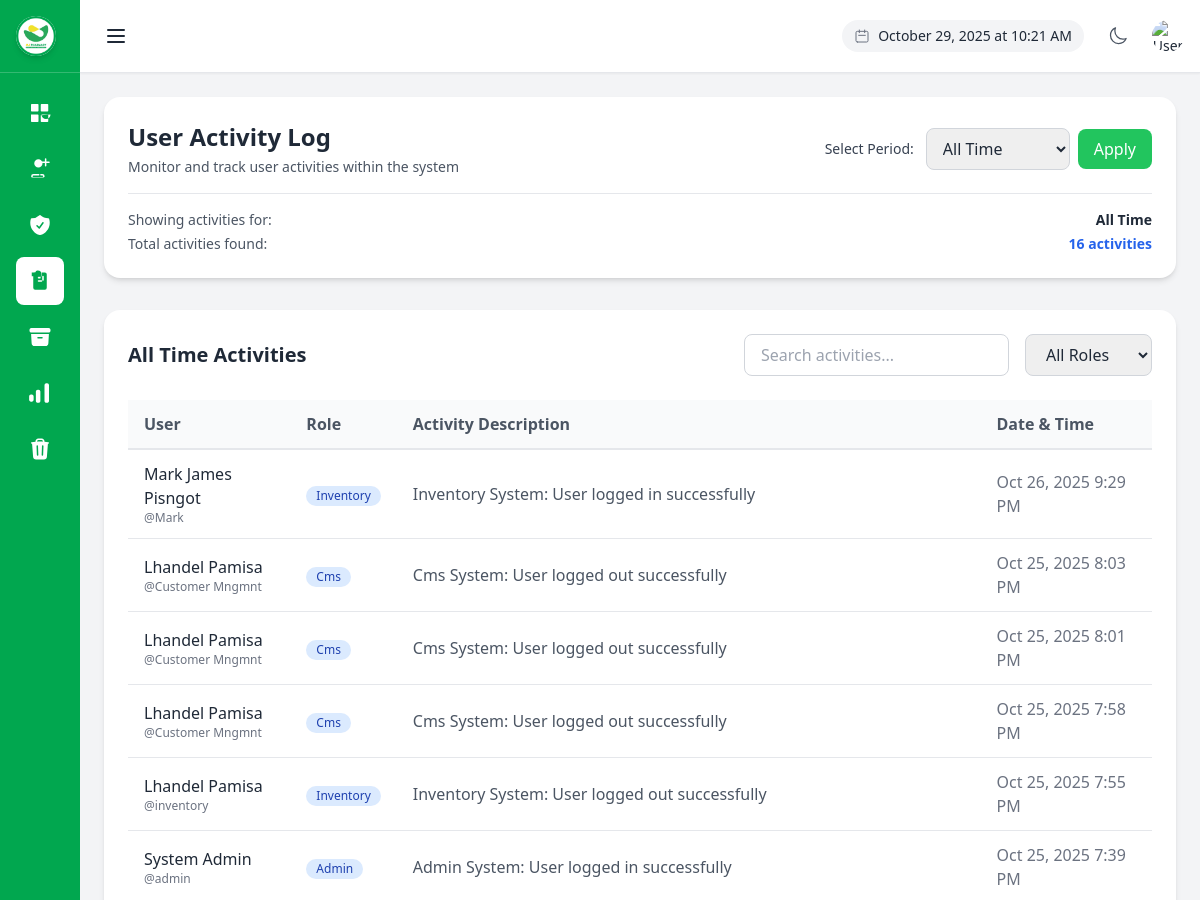
The app's page /admin_portal/user_activity_log.php (signed in, upper part), older data.
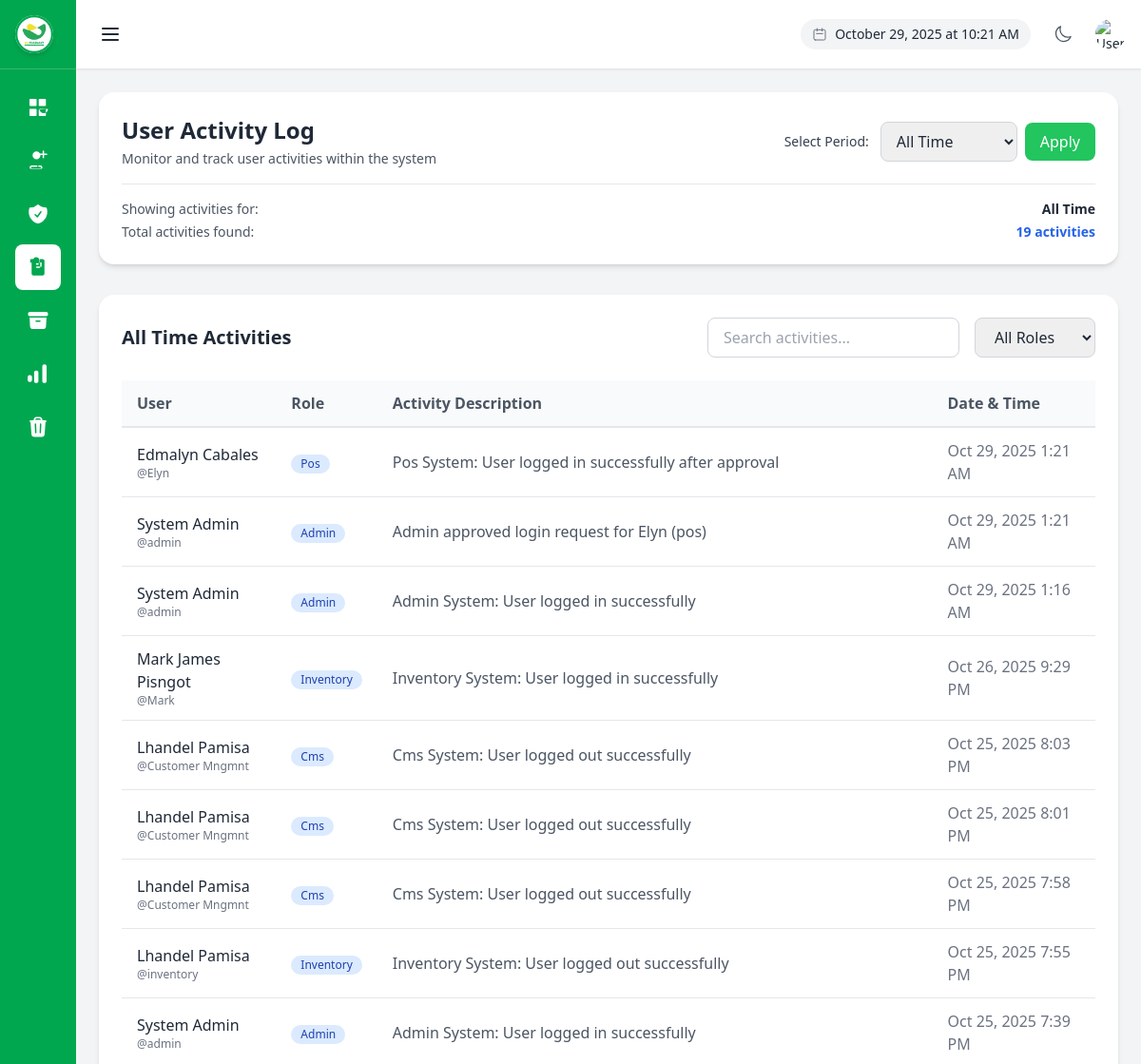
The same page, newer data.
### tables this page shows
CREATE TABLE `user_activity_log` (
  `id` int(11) NOT NULL,
  `user_id` int(11) NOT NULL,
  `action_description` text NOT NULL,
  `timestamp` datetime NOT NULL DEFAULT current_timestamp()
);

CREATE TABLE `users` (
  `id` int(11) NOT NULL,
  `last_name` varchar(255) NOT NULL,
  `first_name` varchar(255) NOT NULL,
  `middle_name` varchar(255) DEFAULT NULL,
  `username` varchar(255) NOT NULL,
  `email` varchar(255) DEFAULT NULL,
  `password` varchar(255) NOT NULL,
  `role` varchar(50) NOT NULL,
  `profile_image` varchar(255) DEFAULT NULL
);

### admin_portal/user_activity_log.php (the view, shortened to what the changed rows need)
<?php
require_once '../db_connect.php';
$selectedDate = isset($_GET['date']) ? $_GET['date'] : 'all';
$isAllTime = ($selectedDate === 'all');
if ($isAllTime) {
    $activityLogsStmt = $conn->prepare("
        SELECT
            ual.action_description,
            ual.timestamp,
            u.username,
            u.first_name,
            u.last_name,
            u.role
        FROM user_activity_log ual
        JOIN users u ON ual.user_id = u.id
        ORDER BY ual.timestamp DESC
        LIMIT 500
    ");
    $activityLogsStmt->execute();
}
$activityLogs = $activityLogsStmt->get_result()->fetch_all(MYSQLI_ASSOC);
?>
<!DOCTYPE html>
<html lang="en">
<head>
    <script src="https://cdn.tailwindcss.com"></script>
</head>
<body class="bg-gray-100 min-h-screen flex">
    <div class="flex-1 flex flex-col overflow-hidden">
        <main class="flex-1 overflow-y-auto p-6">
            <div id="page-content">
                <div id="user-activity-log-page" class="space-y-8">
                    <div class="bg-white p-6 rounded-2xl shadow-md">
                        <div class="flex flex-col sm:flex-row sm:items-center sm:justify-between gap-4">
                            <div>
                                <h1 class="text-2xl font-bold text-gray-800">User Activity Log</h1>
                            </div>
                        </div>
                        <div class="mt-4 pt-4 border-t border-gray-200">
                            <div class="flex items-center justify-between text-sm mt-1">
                                <span class="text-gray-600">Total activities found:</span>
                                <span class="font-semibold text-blue-600"><?php echo count($activityLogs); ?> activities</span>
                            </div>
                        </div>
                    </div>
                    <div class="bg-white p-6 rounded-2xl shadow-md">
                        <div class="flex justify-between items-center mb-6">
                            <h2 class="text-xl font-bold text-gray-800">
                                <?php
                                if ($isAllTime) {
                                    echo "All Time Activities";
                                } elseif ($selectedDate === date('Y-m-d')) {
                                    echo "Today's Activities";
                                } else {
                                    echo "Activities for " . date('M j, Y', strtotime($selectedDate));
                                }
                                ?>
                            </h2>
                        </div>
                        <div class="overflow-x-auto">
                            <table class="w-full text-left" id="activity-table">
                                <thead>
                                    <tr class="bg-gray-50 border-b-2 border-gray-200">
                                        <th class="py-3 px-4 font-semibold text-gray-600">User</th>
                                        <th class="py-3 px-4 font-semibold text-gray-600">Role</th>
                                        <th class="py-3 px-4 font-semibold text-gray-600">Activity Description</th>
                                        <th class="py-3 px-4 font-semibold text-gray-600">Date & Time</th>
                                    </tr>
                                </thead>
                                <tbody>
                                    <?php if (!empty($activityLogs)): ?>
                                        <?php foreach ($activityLogs as $log): ?>
                                        <tr class="border-b border-gray-200 hover:bg-gray-50">
                                            <td class="py-3 px-4 font-medium dark:text-white">
                                                <?php echo htmlspecialchars($log['first_name'] . ' ' . $log['last_name']); ?>
                                                <div class="text-xs text-gray-500">@<?php echo htmlspecialchars($log['username']); ?></div>
                                            </td>
                                            <td class="py-3 px-4">
                                                <span class="inline-flex items-center px-2.5 py-0.5 rounded-full text-xs font-medium bg-blue-100 dark:bg-blue-900/50 text-blue-800 dark:text-blue-200 capitalize">
                                                    <?php echo htmlspecialchars($log['role']); ?>
                                                </span>
                                            </td>
                                            <td class="py-3 px-4 text-gray-600 dark:text-gray-300"><?php echo htmlspecialchars($log['action_description']); ?></td>
                                            <td class="py-3 px-4 text-gray-500 dark:text-gray-400"><?php echo date('M d, Y g:i A', strtotime($log['timestamp'])); ?></td>
                                        </tr>
                                        <?php endforeach; ?>
                                    <?php else: ?>
                                        <tr>
                                            <td colspan="4" class="text-center py-8 text-gray-500">No activity logs found.</td>
                                        </tr>
                                    <?php endif; ?>
                                </tbody>
                            </table>
                        </div>
                    </div>
                </div>
            </div>
        </main>
    </div>
</body>
</html>

Row changes from the older to the newer data that the page shows:
added user_activity_log: user.last_name "Edmalyn Cabales", user.username "Elyn", user.role "Pos", action_description "Pos System: User logged in successfully after approval", timestamp "Oct 29, 2025 1:21 AM"
added user_activity_log: user.last_name "System Admin", user.username "admin", user.role "Admin", action_description "Admin approved login request for Elyn (pos)", timestamp "Oct 29, 2025 1:21 AM"
added user_activity_log: user.last_name "System Admin", user.username "admin", user.role "Admin", action_description "Admin System: User logged in successfully", timestamp "Oct 29, 2025 1:16 AM"
Text that changed along with them:
count($activityLogs): "16" → "19"
